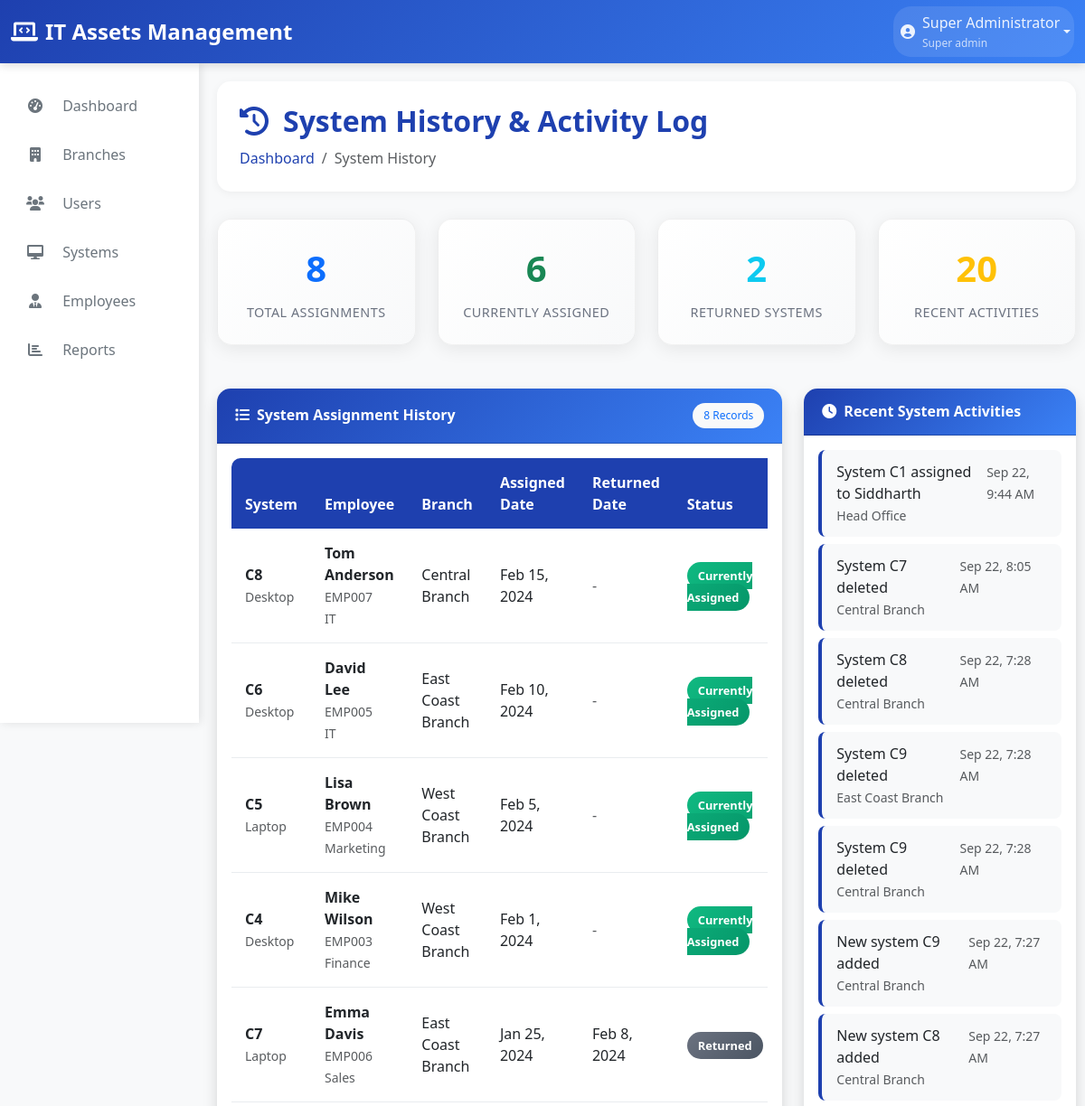
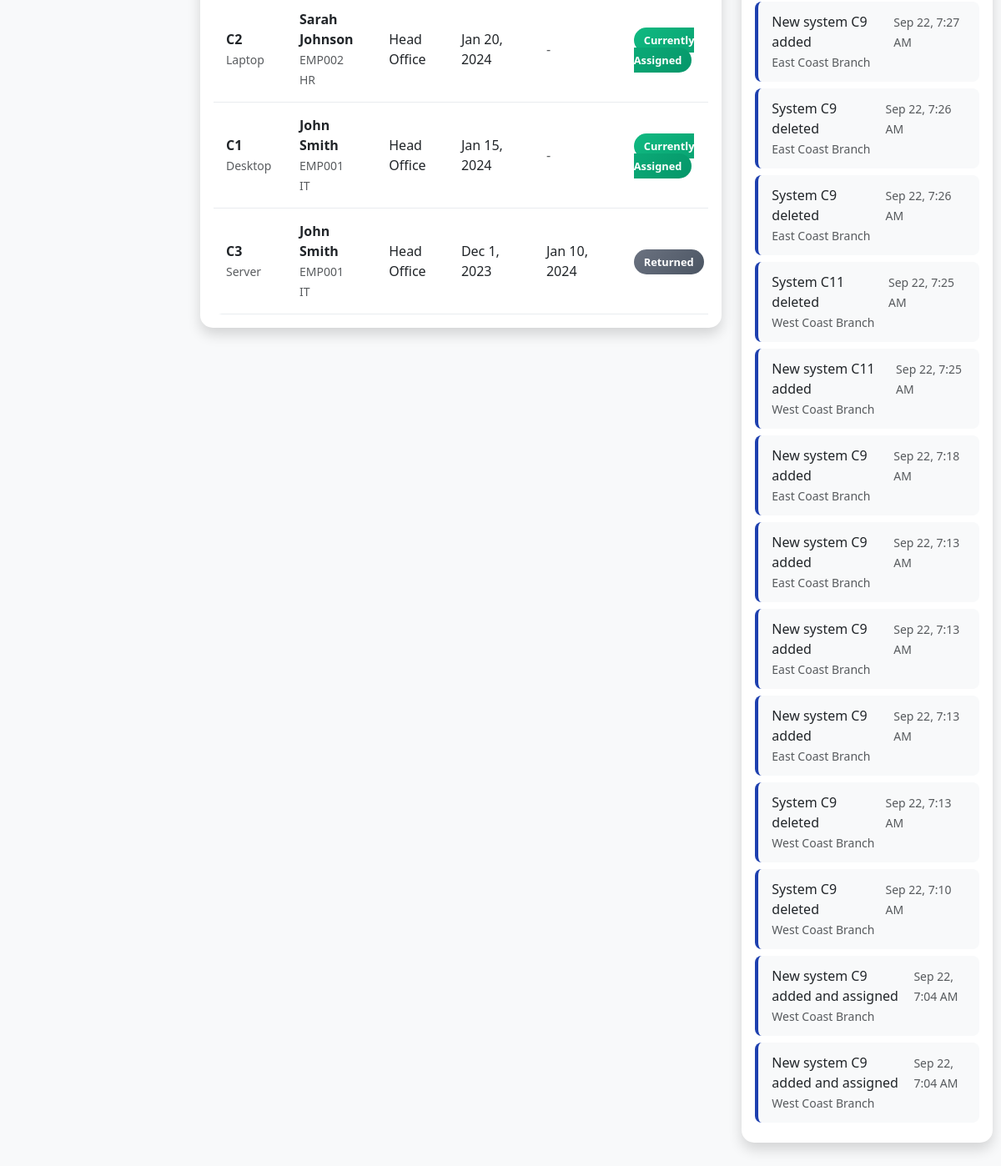
The page /system_history.php (signed in) on the database its author committed (2 pictures, top to bottom).
### tables this page shows
CREATE TABLE IF NOT EXISTS system_history (
    id INT AUTO_INCREMENT PRIMARY KEY,
    system_id INT NOT NULL,
    employee_id INT NOT NULL,
    assigned_date DATE NOT NULL,
    returned_date DATE NULL,
    notes TEXT,
    created_at TIMESTAMP DEFAULT CURRENT_TIMESTAMP,
    FOREIGN KEY (system_id) REFERENCES systems(id) ON DELETE CASCADE,
    FOREIGN KEY (employee_id) REFERENCES employees(id) ON DELETE CASCADE
);

CREATE TABLE IF NOT EXISTS systems (
    id INT AUTO_INCREMENT PRIMARY KEY,
    system_code VARCHAR(20) NOT NULL,
    branch_id INT NOT NULL,
    type ENUM('Laptop', 'Desktop', 'Server') NOT NULL,
    cpu VARCHAR(100),
    ram VARCHAR(50),
    storage VARCHAR(100),
    os VARCHAR(50),
    status ENUM('Assigned', 'Unassigned', 'In Repair') DEFAULT 'Unassigned',
    assigned_to INT NULL,
    assigned_date DATE NULL,
    created_at TIMESTAMP DEFAULT CURRENT_TIMESTAMP,
    FOREIGN KEY (branch_id) REFERENCES branches(id) ON DELETE CASCADE,
    FOREIGN KEY (assigned_to) REFERENCES employees(id) ON DELETE SET NULL
);

CREATE TABLE IF NOT EXISTS employees (
    id INT AUTO_INCREMENT PRIMARY KEY,
    employee_id VARCHAR(20) UNIQUE NOT NULL,
    full_name VARCHAR(100) NOT NULL,
    email VARCHAR(100) NOT NULL,
    phone VARCHAR(20),
    department VARCHAR(50),
    position VARCHAR(50),
    branch_id INT NOT NULL,
    created_at TIMESTAMP DEFAULT CURRENT_TIMESTAMP,
    FOREIGN KEY (branch_id) REFERENCES branches(id) ON DELETE CASCADE
);

CREATE TABLE IF NOT EXISTS branches (
    id INT AUTO_INCREMENT PRIMARY KEY,
    name VARCHAR(100) NOT NULL,
    location VARCHAR(200) NOT NULL,
    created_at TIMESTAMP DEFAULT CURRENT_TIMESTAMP
);

CREATE TABLE `activity_log` (
  `id` int(11) NOT NULL,
  `activity_type` enum('system_add','system_edit','system_delete','system_assign','employee_add','employee_edit','employee_delete','user_add','user_edit','user_delete','branch_add','branch_edit','branch_delete') NOT NULL,
  `entity_id` int(11) DEFAULT NULL,
  `entity_name` varchar(255) DEFAULT NULL,
  `description` text DEFAULT NULL,
  `branch_id` int(11) DEFAULT NULL,
  `created_at` timestamp NOT NULL DEFAULT current_timestamp()
);

### system_history.php (the view, shortened to what this page needs)
<?php
$pdo = getConnection();
$stmt = $pdo->query("
    SELECT
        sh.id,
        sh.assigned_date,
        sh.returned_date,
        sh.notes,
        s.system_code,
        s.type,
        s.cpu,
        s.ram,
        s.storage,
        s.os,
        e.full_name as employee_name,
        e.employee_id,
        e.department,
        e.position,
        b.name as branch_name,
        CASE
            WHEN sh.returned_date IS NULL THEN 'Currently Assigned'
            ELSE 'Returned'
        END as status
    FROM system_history sh
    JOIN systems s ON sh.system_id = s.id
    JOIN employees e ON sh.employee_id = e.id
    JOIN branches b ON s.branch_id = b.id
    ORDER BY sh.assigned_date DESC
");
$historyRecords = $stmt->fetchAll();
$stmt = $pdo->query("SELECT COUNT(*) FROM system_history");
$totalAssignments = $stmt->fetchColumn();
$stmt = $pdo->query("SELECT COUNT(*) FROM system_history WHERE returned_date IS NULL");
$currentlyAssigned = $stmt->fetchColumn();
$stmt = $pdo->query("SELECT COUNT(*) FROM system_history WHERE returned_date IS NOT NULL");
$returnedSystems = $stmt->fetchColumn();
$stmt = $pdo->query("
    SELECT al.activity_type, al.entity_name, al.description, b.name as branch_name, al.created_at
    FROM activity_log al
    LEFT JOIN branches b ON al.branch_id = b.id
    WHERE al.activity_type IN ('system_add', 'system_edit', 'system_delete', 'system_assign')
    ORDER BY al.created_at DESC
    LIMIT 20
");
$recentActivities = $stmt->fetchAll();
include 'includes/header.php';
include 'includes/sidebar.php';
?>
<div class="main-content">
    <div class="content-wrapper">
        <div class="page-header">
            <h1 class="page-title">
                <i class="fas fa-history me-3"></i>System History & Activity Log
            </h1>
            <nav aria-label="breadcrumb">
                <ol class="breadcrumb">
                    <li class="breadcrumb-item"><a href="dashboard.php">Dashboard</a></li>
                    <li class="breadcrumb-item active">System History</li>
                </ol>
            </nav>
        </div>
        <div class="row mb-4">
            <div class="col-xl-3 col-md-6 mb-4">
                <div class="stats-card">
                    <div class="stats-number text-primary"><?php echo $totalAssignments; ?></div>
                    <div class="stats-label">Total Assignments</div>
                </div>
            </div>
            <div class="col-xl-3 col-md-6 mb-4">
                <div class="stats-card">
                    <div class="stats-number text-success"><?php echo $currentlyAssigned; ?></div>
                    <div class="stats-label">Currently Assigned</div>
                </div>
            </div>
            <div class="col-xl-3 col-md-6 mb-4">
                <div class="stats-card">
                    <div class="stats-number text-info"><?php echo $returnedSystems; ?></div>
                    <div class="stats-label">Returned Systems</div>
                </div>
            </div>
            <div class="col-xl-3 col-md-6 mb-4">
                <div class="stats-card">
                    <div class="stats-number text-warning"><?php echo count($recentActivities); ?></div>
                    <div class="stats-label">Recent Activities</div>
                </div>
            </div>
        </div>
        <div class="row">
            <div class="col-lg-8">
                <div class="card shadow mb-4">
                    <div class="card-header py-3 d-flex flex-row align-items-center justify-content-between">
                        <h6 class="m-0 font-weight-bold text-white">
                            <i class="fas fa-list me-2"></i>System Assignment History
                        </h6>
                        <span class="badge bg-light text-primary"><?php echo count($historyRecords); ?> Records</span>
                    </div>
                    <div class="card-body">
                        <div class="table-responsive">
                            <table class="table table-hover">
                                <thead class="table-light">
                                    <tr>
                                        <th>System</th>
                                        <th>Employee</th>
                                        <th>Branch</th>
                                        <th>Assigned Date</th>
                                        <th>Returned Date</th>
                                        <th>Status</th>
                                    </tr>
                                </thead>
                                <tbody>
                                    <?php if (empty($historyRecords)): ?>
                                        <tr>
                                            <td colspan="7" class="text-center text-muted py-4">
                                                <i class="fas fa-info-circle fa-2x mb-2"></i>
                                                <p>No system history records found</p>
                                            </td>
                                        </tr>
                                    <?php else: ?>
                                        <?php foreach ($historyRecords as $record): ?>
                                            <tr>
                                                <td>
                                                    <div>
                                                        <strong><?php echo htmlspecialchars($record['system_code']); ?></strong>
                                                        <br>
                                                        <small class="text-muted"><?php echo htmlspecialchars($record['type']); ?></small>
                                                    </div>
                                                </td>
                                                <td>
                                                    <div>
                                                        <strong><?php echo htmlspecialchars($record['employee_name']); ?></strong>
                                                        <br>
                                                        <small class="text-muted"><?php echo htmlspecialchars($record['employee_id']); ?></small>
                                                        <br>
                                                        <small class="text-muted"><?php echo htmlspecialchars($record['department']); ?></small>
                                                    </div>
                                                </td>
                                                <td><?php echo htmlspecialchars($record['branch_name']); ?></td>
                                                <td><?php echo date('M j, Y', strtotime($record['assigned_date'])); ?></td>
                                                <td>
                                                    <?php if ($record['returned_date']): ?>
                                                        <?php echo date('M j, Y', strtotime($record['returned_date'])); ?>
                                                    <?php else: ?>
                                                        <span class="text-muted">-</span>
                                                    <?php endif; ?>
                                                </td>
                                                <td>
                                                    <span class="status-badge <?php echo $record['status'] == 'Currently Assigned' ? 'status-assigned' : 'status-returned'; ?>">
                                                        <?php echo $record['status']; ?>
                                                    </span>
                                                </td>
                                            </tr>
                                        <?php endforeach; ?>
                                    <?php endif; ?>
                                </tbody>
                            </table>
                        </div>
                    </div>
                </div>
            </div>
            <div class="col-lg-4">
                <div class="card shadow mb-4">
                    <div class="card-header py-3 d-flex flex-row align-items-center justify-content-between">
                        <h6 class="m-0 font-weight-bold text-white">
                            <i class="fas fa-clock me-2"></i>Recent System Activities
                        </h6>
                    </div>
                    <div class="card-body">
                        <?php if (empty($recentActivities)): ?>
                            <div class="text-center text-muted py-3">
                                <i class="fas fa-info-circle fa-2x mb-2"></i>
                                <p>No recent activities</p>
                            </div>
                        <?php else: ?>
                            <?php foreach ($recentActivities as $activity): ?>
                                <div class="activity-item">
                                    <div class="d-flex justify-content-between align-items-start">
                                        <div class="flex-grow-1">
                                            <div class="fw-medium text-dark">
                                                <?php echo htmlspecialchars($activity['description']); ?>
                                            </div>
                                            <small class="text-muted">
                                                <?php echo htmlspecialchars($activity['branch_name'] ?? 'Global'); ?>
                                            </small>
                                        </div>
                                        <div class="ms-2">
                                            <small class="text-muted">
                                                <?php echo date('M j, g:i A', strtotime($activity['created_at'])); ?>
                                            </small>
                                        </div>
                                    </div>
                                </div>
                            <?php endforeach; ?>
                        <?php endif; ?>
                    </div>
                </div>
            </div>
        </div>
    </div>
</div>
<?php include 'includes/footer.php'; ?>

### includes/header.php (style rules this page uses)
:root { --primary-color: #1e40af; --secondary-color: #3b82f6; --accent-color: #1d4ed8; --dark-blue: #1e3a8a; --light-blue: #dbeafe; --sidebar-width: 220px; --header-height: 70px; }
body { font-family: 'Segoe UI', Tahoma, Geneva, Verdana, sans-serif; background-color: #f8f9fa; transition: background-color 0.3s ease, color 0.3s ease; }
.main-content { margin-left: var(--sidebar-width); padding-top: var(--header-height); min-height: calc(100vh - var(--header-height)); }
.content-wrapper { padding: 20px 10px 20px 20px; max-width: 100%; margin: 0; }
.card { margin-bottom: 20px; }
.table-responsive { margin: 0; }
.table { margin-bottom: 0; }
.page-header { background: white; border-radius: 15px; padding: 25px; margin-bottom: 30px; box-shadow: 0 2px 10px rgba(0,0,0,0.05); }
.page-title { font-size: 2rem; font-weight: 700; color: var(--primary-color); margin: 0; }
.breadcrumb { background: none; padding: 0; margin: 10px 0 0 0; }
.breadcrumb-item a { color: var(--primary-color); text-decoration: none; }
.card { border: none; border-radius: 15px; box-shadow: 0 2px 10px rgba(0,0,0,0.05); transition: all 0.3s ease; }
.card-header { background: linear-gradient(135deg, var(--primary-color) 0%, var(--secondary-color) 100%); color: white; border-radius: 15px 15px 0 0 !important; padding: 20px; font-weight: 600; }
.card-header h6 { color: white !important; font-weight: 700 !important; margin: 0; }
.card-header .m-0 { color: white !important; font-weight: 700 !important; }
.table { border-radius: 10px; overflow: hidden; }
.table thead th { background: var(--primary-color); color: white; border: none; font-weight: 600; padding: 15px; }
.table tbody td { padding: 15px; vertical-align: middle; border-color: #e9ecef; }
.badge { padding: 8px 12px; border-radius: 20px; font-weight: 500; }

### system_history.php (style rules this page uses)
.status-badge { font-size: 0.8rem; padding: 6px 12px; border-radius: 20px; font-weight: 600; }
.status-assigned { background: linear-gradient(135deg, #10b981 0%, #059669 100%); color: white; }
.status-returned { background: linear-gradient(135deg, #6b7280 0%, #4b5563 100%); color: white; }
.activity-item { padding: 12px 16px; border-radius: 8px; margin-bottom: 8px; background: #f8f9fa; border-left: 4px solid var(--primary-color); transition: all 0.2s ease; }
.stats-card { background: linear-gradient(135deg, #ffffff 0%, #f8f9fa 100%); border-radius: 16px; padding: 24px; box-shadow: 0 4px 20px rgba(0, 0, 0, 0.08); border: 1px solid rgba(0, 0, 0, 0.05); text-align: center; transition: all 0.3s ease; }
.stats-number { font-size: 2.5rem; font-weight: 700; margin-bottom: 8px; }
.stats-label { color: #6b7280; font-size: 0.9rem; font-weight: 500; text-transform: uppercase; letter-spacing: 0.5px; }

### rows shown on the page
system_history: system.system_code "C8", system.type "Desktop", employee.full_name "Tom Anderson", employee.employee_id "EMP007", employee.department "IT", branches.name "Central Branch", assigned_date "Feb 15, 2024", status "Currently Assigned"
system_history: system.system_code "C6", system.type "Desktop", employee.full_name "David Lee", employee.employee_id "EMP005", employee.department "IT", branches.name "East Coast Branch", assigned_date "Feb 10, 2024", status "Currently Assigned"
system_history: system.system_code "C5", system.type "Laptop", employee.full_name "Lisa Brown", employee.employee_id "EMP004", employee.department "Marketing", branches.name "West Coast Branch", assigned_date "Feb 5, 2024", status "Currently Assigned"
system_history: system.system_code "C4", system.type "Desktop", employee.full_name "Mike Wilson", employee.employee_id "EMP003", employee.department "Finance", branches.name "West Coast Branch", assigned_date "Feb 1, 2024", status "Currently Assigned"
system_history: system.system_code "C7", system.type "Laptop", employee.full_name "Emma Davis", employee.employee_id "EMP006", employee.department "Sales", branches.name "East Coast Branch", assigned_date "Jan 25, 2024", returned_date "Feb 8, 2024", status "Returned"
system_history: system.system_code "C2", system.type "Laptop", employee.full_name "Sarah Johnson", employee.employee_id "EMP002", employee.department "HR", branches.name "Head Office", assigned_date "Jan 20, 2024", status "Currently Assigned"
system_history: system.system_code "C1", system.type "Desktop", employee.full_name "John Smith", employee.employee_id "EMP001", employee.department "IT", branches.name "Head Office", assigned_date "Jan 15, 2024", status "Currently Assigned"
system_history: system.system_code "C3", system.type "Server", employee.full_name "John Smith", employee.employee_id "EMP001", employee.department "IT", branches.name "Head Office", assigned_date "Dec 1, 2023", returned_date "Jan 10, 2024", status "Returned"
activity_log: description "System C1 assigned to Siddharth", branch.name "Head Office", created_at "Sep 22, 9:44 AM"
activity_log: description "System C7 deleted", branch.name "Central Branch", created_at "Sep 22, 8:05 AM"
activity_log: description "System C8 deleted", branch.name "Central Branch", created_at "Sep 22, 7:28 AM"
activity_log: description "System C9 deleted", branch.name "East Coast Branch", created_at "Sep 22, 7:28 AM"
activity_log: description "System C9 deleted", branch.name "Central Branch", created_at "Sep 22, 7:28 AM"
activity_log: description "New system C9 added", branch.name "Central Branch", created_at "Sep 22, 7:27 AM"
activity_log: description "New system C8 added", branch.name "Central Branch", created_at "Sep 22, 7:27 AM"
activity_log: description "New system C9 added", branch.name "East Coast Branch", created_at "Sep 22, 7:27 AM"
activity_log: description "System C9 deleted", branch.name "East Coast Branch", created_at "Sep 22, 7:26 AM"
activity_log: description "System C9 deleted", branch.name "East Coast Branch", created_at "Sep 22, 7:26 AM"
activity_log: description "System C11 deleted", branch.name "West Coast Branch", created_at "Sep 22, 7:25 AM"
activity_log: description "New system C11 added", branch.name "West Coast Branch", created_at "Sep 22, 7:25 AM"
activity_log: description "New system C9 added", branch.name "East Coast Branch", created_at "Sep 22, 7:18 AM"
activity_log: description "New system C9 added", branch.name "East Coast Branch", created_at "Sep 22, 7:13 AM"
activity_log: description "New system C9 added", branch.name "East Coast Branch", created_at "Sep 22, 7:13 AM"
activity_log: description "New system C9 added", branch.name "East Coast Branch", created_at "Sep 22, 7:13 AM"
activity_log: description "System C9 deleted", branch.name "West Coast Branch", created_at "Sep 22, 7:13 AM"
activity_log: description "System C9 deleted", branch.name "West Coast Branch", created_at "Sep 22, 7:10 AM"
activity_log: description "New system C9 added and assigned", branch.name "West Coast Branch", created_at "Sep 22, 7:04 AM"
activity_log: description "New system C9 added and assigned", branch.name "West Coast Branch", created_at "Sep 22, 7:04 AM"

### other values the page prints
$_SESSION['full_name'] "Super Administrator"
str_replace('_', ' ', $_SESSION['role']) "Super admin"
$totalAssignments "8"
$currentlyAssigned "6"
$returnedSystems "2"
count($recentActivities) "20"
count($historyRecords) "8"
